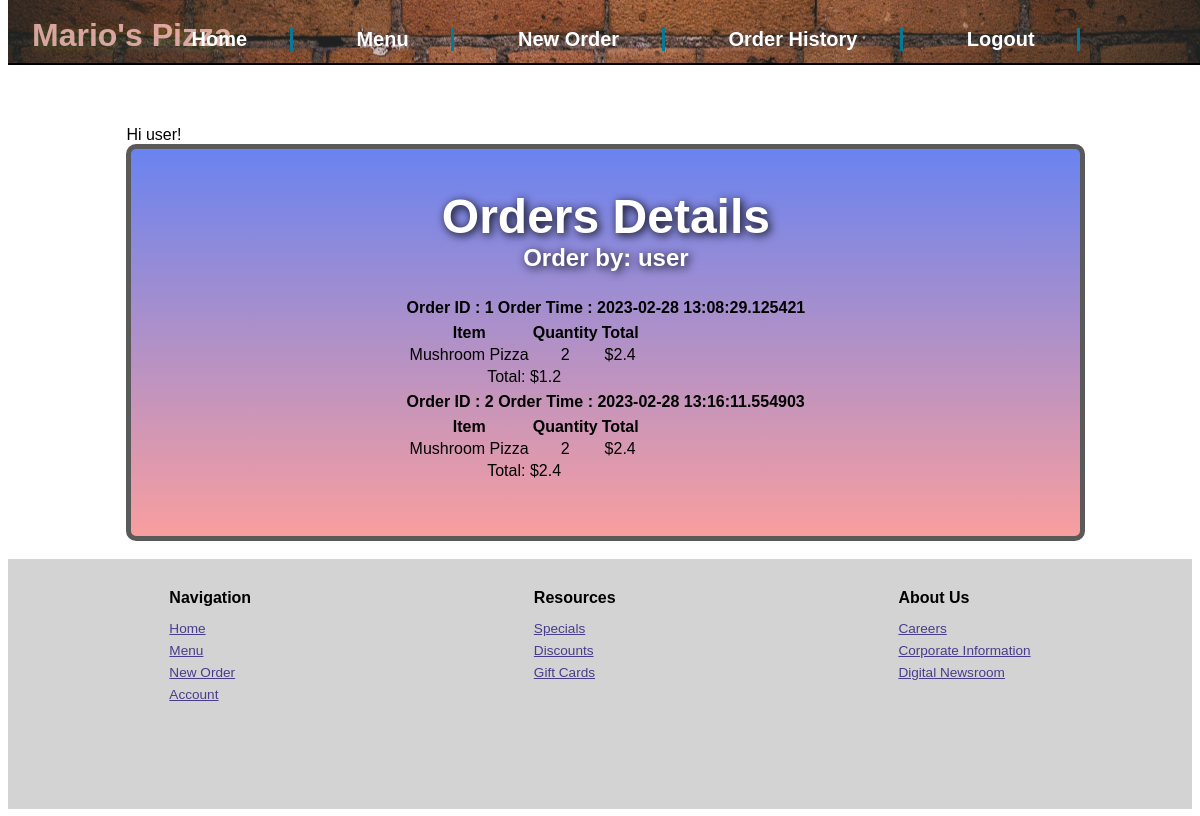
Page /customer/2/orders (signed in) on the committed database.
### models.py (models this page shows, shortened)
class Customer(UserMixin,db.Model):
    id = db.Column(db.Integer, primary_key=True)
    name = db.Column(db.String(50))
    email = db.Column(db.String(50),unique=True)
    phone = db.Column(db.String(20))
    user_password = db.Column(db.String(50))
    role=db.Column(db.Integer,default=1) # 1 for user, 2 for admin
    orders = db.relationship('Order', backref='customer', lazy=True)
    def is_admin(self):
        return self.role == 2

class Order(db.Model):
    id = db.Column(db.Integer, primary_key=True)
    customer_id = db.Column(db.Integer, db.ForeignKey('customer.id'), nullable=False)
    order_time = db.Column(db.DateTime, default=datetime.utcnow)
    order_items = db.relationship('OrderItem', backref='order', lazy=True)

class Food(db.Model):
    id = db.Column(db.Integer, primary_key=True)
    name = db.Column(db.String(50))
    price = db.Column(db.Float)
    category=db.Column(db.String(50))

class OrderItem(db.Model):
    id = db.Column(db.Integer, primary_key=True)
    food_id = db.Column(db.Integer, db.ForeignKey('food.id'), nullable=False)
    quantity = db.Column(db.Integer, nullable=False)
    order_id = db.Column(db.Integer, db.ForeignKey('order.id'), nullable=False)
    total_price = db.Column(db.Float)
    food = db.relationship('Food', backref='order_items', lazy=True)

### routes.py (the view)
@app.route('/customer/<int:id>/orders', methods=['GET'])
@login_required
def get_customer_orders(id):
    customer = Customer.query.get(id) #get customer by ID
    if not customer:
        return jsonify({'message': 'Customer not found'})
    orders = customer.orders #get all the order of this customer
    orders_data = [] #empty array to store order details
    order_items_data=[] #empty array to store order item details
    for order in orders:#loop through all order as a customer can have multiple orders
        order_items_data=[]
        order_data = {
            'id': order.id,
            'order_time': order.order_time,
            'order_amount': 0 #initialing order amount as 0 as default
        }
        orders_items=order.order_items
        total_amount=0 #variable to store the total amount of particular order
        for orders_item in orders_items:#loop through all order items as one order can have multiple items
            order_item ={
                'food_name':orders_item.food.name,
                'quantity':orders_item.quantity,
                'total_price': orders_item.total_price
            }
            total_amount=total_amount+orders_item.total_price
            order_items_data.append(order_item) # add this order item to list
        order_data['order_amount']=total_amount # adding actual order amount
        orders_data.append(order_data) #add this order to list
    return render_template('customer_orders.html',customer=customer,orders=orders_data,order_items=order_items_data)

### routes.py (called while the page is built)
@login_manager.user_loader
def load_user(email):
    return Customer.query.filter_by(email=email).first()

### templates/customer_orders.html
{% extends 'base.html' %}
{% block content %}
        <div class="topcontainer" id="customer_orderstop">
            <h2>Orders Details</h2>
            <h3>Order by: {{ customer.name }}</h3>
            <table>
                <thead>
                    {% for order in orders %}
                    <tr>
                        <th>Order ID : {{ order.id }}</th>
                        <th>Order Time : {{ order.order_time}}</th>
                    </tr>
                </thead>
                <tbody>
                    <tr>
                        <td colspan="2">
                            <table>
                                <thead>
                                    <tr>
                                        <th>Item</th>
                                        <th>Quantity</th>
                                        <th>Total</th>
                                    </tr>
                                </thead>
                                <tbody>
                                {% for order_item in order_items %}
                                <tr>
                                    <td>{{ order_item.food_name }}</td>
                                    <td>{{ order_item.quantity }}</td>
                                    <td>${{ order_item.total_price }}</td>
                                </tr>
                                {% endfor %}
                                <tr><td colspan="3" ><bold>Total: ${{order.order_amount}}</bold></td></tr>
                                </tbody>
                            </table>
                        </td>
                    </tr>
                    {% endfor %}
                </tbody>
            </table>
        </div>
        {% endblock %}

### templates/base.html (shortened to what this page needs)
<!DOCTYPE html>
<html>
<head>
<link rel=stylesheet href=" {{ url_for('static', filename='css/main.css') }}">
</head>
<header>
    <h1>Mario's Pizza  </h1>
    <nav class="topnav">
        <ul class="navlist">
            {% if current_user.is_authenticated %}
                <li><a href="/logout">Logout</a></li>
                {% if current_user.is_admin() is not true %}
                    <li><a href="/orderhistory">Order History</a></li>
                {% endif %}
            {% else %}
                <li><a href="/login">Login</a></li>
            {% endif %}
            <li><a href="/order">New Order</a></li>
            <li><a href="/foods">Menu</a></li>
            <li><a href="/">Home</a></li>
        </ul>
    </nav>
</header>
Welcome to food ordering app
<body>
    <div class="gridcontainer">
        <span>
            {% if current_user.is_authenticated %}
                Hi {{ current_user.name }}!
            {% endif %}
        </span>
        {% block content %}{% endblock %}
    </div>
</body>
<br/>
<footer>
    <div class="footerone">
        <h3>Navigation</h3>
        <p><a href="/">Home</a></p>
        <p><a href="/foods">Menu</a></p>
        <p><a href="/order">New Order</a></p>
        <p><a href="/login">Account</a></p>
    </div>
    <div class="footertwo">
        <h3>Resources</h3>
        <p><a href="/comingsoon">Specials</a></p>
        <p><a href="/comingsoon">Discounts</a></p>
        <p><a href="/comingsoon">Gift Cards</a></p>
    </div>
    <div class="footerthree">
        <h3>About Us</h3>
        <p><a href="/comingsoon">Careers</a></p>
        <p><a href="/comingsoon">Corporate Information</a></p>
        <p><a href="/comingsoon">Digital Newsroom</a></p>
    </div>
</footer>
</html>

### static/css/main.css (style rules this page uses)
* { box-sizing: border-box; font-size: 16px; font-family: Arial, Helvetica, sans-serif; }
body { display: relative; height: 100vh; }
.gridcontainer { grid-template-columns: repeat(20, 1fr); grid-template-rows: repeat(20, 1fr); grid-auto-rows: minmax( 100px, 300px); width: 81%; margin-top: 100px; margin-left: 10%; margin-right: 10%; }
header { position: fixed; top: 0px; width: 100vw; height: 8%; color: rgb(249, 171, 171); font-family: "arial", sans-serif; background-image: url('/static/images/topimage.jpg'); background-position: center; background-size: cover; border-bottom: 2px solid rgba(0, 0, 0); z-index: 99; }
header nav { list-style: none; position: fixed; display: inline-flex; width: 100%; top: 2%; }
header nav ul { display: flex; flex-direction: row-reverse; width: 100%; margin-right: 8%; list-style: none; }
header nav ul li { margin-left: 3%; flex-direction: row-reverse; border-right: 2px solid rgb(5, 121, 150); padding-right: 2%; }
@media only screen and (min-width: 900px) { header nav ul li { margin-right: 3%; padding-right: 4%; border-right: 3px solid rgb(5, 121, 150); } }
@media only screen and (min-width: 900px) { header nav ul li a { font-size: 1.25rem; } }
@media only screen and (min-width: 900px) { header nav { top: 1.5%; margin-bottom: 5%; } }
header nav ul li a { text-decoration: none; color: rgb(255, 255, 255); font-weight: 700; }
header h1 { font-size: 2rem; position: relative; display: flex; flex-direction: column-reverse; bottom: 7%; margin-left: 2%; color: rgba(250, 189, 189, 0.815); text-shadow: 2px 2px 10px rgba(255, 255, 0, 0.192); }
.topcontainer { position: relative; display: flex; flex-direction: column; background-size: cover; background-image: linear-gradient(rgba(88, 130, 255, 0.866), rgba(251, 160, 160, 0.913)); background-color: rgba(190, 32, 32, 0.519); background-repeat: no-repeat; min-height: 200px; border: 5px solid rgb(90, 90, 90); border-radius: 10px; }
.topcontainer h2 { margin-bottom: 0px; font-size: 2.5rem; color: white; text-shadow:2px 2px 10px rgba(0, 0, 0); }
.topcontainer h3 { margin-top: 0px; font-size: 1.5rem; color: white; text-shadow:2px 2px 10px rgba(0, 0, 0); }
@media only screen and (min-width: 750px) { .topcontainer h2 { font-size: 3rem; text-align: center; } }
@media only screen and (min-width: 750px) { .topcontainer { padding-left: 85px; padding-right: 85px; padding-bottom: 85px; text-align: center; } }
@media only screen and (min-width: 750px) { .topcontainer h2 { text-align: center; } }
#customer_orderstop { padding-bottom: 50px; align-items: center; }
footer { position: relative; height: 250px; display: flex; width: auto; background-color: lightgray; justify-content: space-around; padding: 20px; }
.footerone, .footertwo, .footerthree { line-height: 5px; }
.footerone a, .footertwo a, .footerthree a { font-size: 0.85rem; color: darkslateblue; }
.footerone h3, .footertwo h3, .footerthree h3 { margin-bottom: 25px; }

### rows in the picture
Customer: name "user"
Order: order_time "2023-02-28 13:08:29.125421"
Food: food_name "Mushroom Pizza" "Mushroom Pizza"
OrderItem: total_price "2.4" "2.4"
Order: order_time "2023-02-28 13:16:11.554903"

### other values in the picture
{{ order.id }} "1" "2"
{{ order_item.quantity }} "2" "2"
{{ order.order_amount }} "1.2" "2.4"
